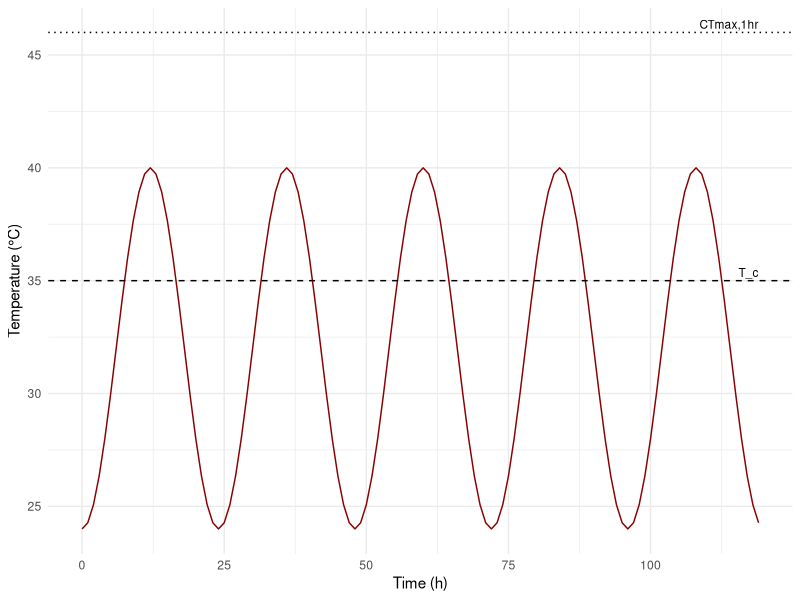
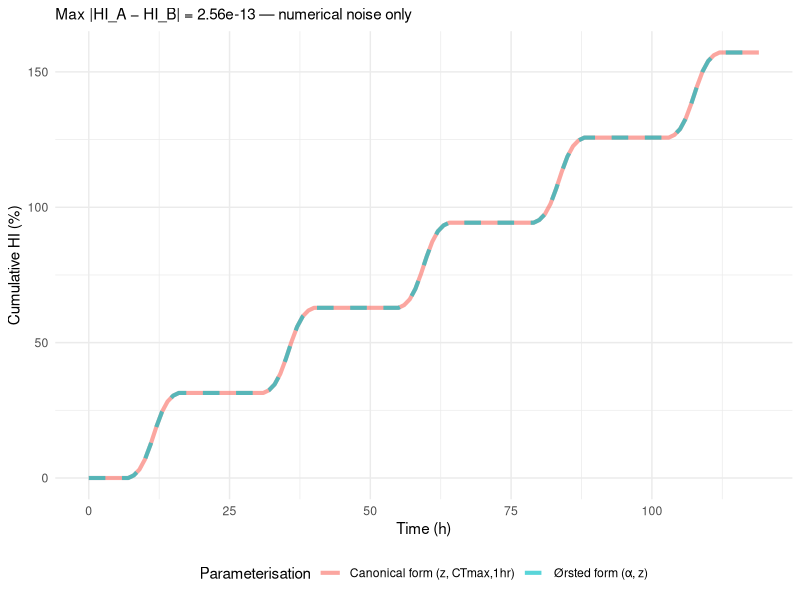
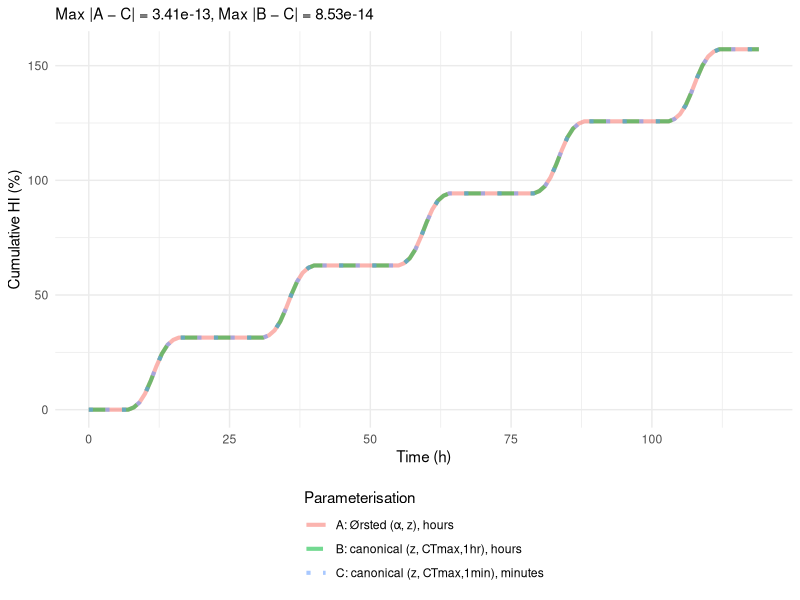

R code for these plots, in order:
## ---- chunk 1
#| label: hi-equivalence-setup
#| message: false
#| warning: false

library(ggplot2)
library(dplyr)
library(tidyr)

# --- Synthetic hourly temperature: 5 days, sinusoidal diurnal cycle ------
hours    <- 0:(24 * 5 - 1)
T_series <- 32 + 8 * sin(2 * pi * (hours - 6) / 24)   # range 24-40 °C, peaks at noon

# --- TDT parameters for a thermophilic ectotherm -------------------------
z         <- 5    # thermal sensitivity (°C per 10-fold change in LT50)
CT_max_1h <- 46   # 1-hour static critical limit (°C) — high-tolerance organism
T_c       <- 35   # critical temperature below which no injury accrues

# --- Form A (Ørsted, α, −1/z), time in hours ----------------------------
# log10(LT50)(T) = α − T/z, with α calibrated so LT50(CT_max_1h) = 1 h:
# 0 = α − CT_max_1h/z  ⇒  α = CT_max_1h/z
alpha_hr <- CT_max_1h / z
rate_A   <- ifelse(T_series > T_c,
                   100 / 10 ^ (alpha_hr - T_series / z),
                   0)
HI_A     <- cumsum(rate_A * 1)     # Δi = 1 h

# --- Form B (canonical, z and CT_max_1h), time in hours -----------------
rate_B <- ifelse(T_series > T_c,
                 100 * 10 ^ ((T_series - CT_max_1h) / z),
                 0)
HI_B   <- cumsum(rate_B * 1)

# --- Numerical equivalence check ----------------------------------------
max_abs_diff <- max(abs(HI_A - HI_B))
sprintf("Max |HI_A − HI_B| over 5-day series: %.3e", max_abs_diff)
sprintf("Final HI value (end of day 5):       %.1f %%", tail(HI_A, 1))
## ---- chunk 2
#| label: fig-hi-eq-temperature
#| fig-cap: "Hourly temperature trace (synthetic). Dotted line is $CT_{max_{1\\text{hr}}} = 38$ °C; dashed line is $T_c = 28$ °C, below which no heat injury accrues."
#| fig-height: 2.6

ggplot(tibble(hour = hours, T = T_series), aes(hour, T)) +
  geom_line(colour = "darkred") +
  geom_hline(yintercept = CT_max_1h, linetype = "dotted") +
  geom_hline(yintercept = T_c,       linetype = "dashed") +
  annotate("text", x = max(hours), y = CT_max_1h,
           label = "CTmax,1hr", hjust = 1, vjust = -0.4, size = 3) +
  annotate("text", x = max(hours), y = T_c,
           label = "T_c",       hjust = 1, vjust = -0.4, size = 3) +
  labs(x = "Time (h)", y = "Temperature (°C)") +
  theme_minimal(base_size = 11)
## ---- chunk 3
#| label: fig-hi-eq-overlay
#| fig-cap: "Cumulative HI under Ørsted's $(\\alpha, z)$ form and the canonical $(z, CT_{max_{1\\text{hr}}})$ form. The two curves overlap exactly — they are the same equation in different parameter labels."
#| fig-height: 3.0

df <- tibble(
  hour                              = hours,
  `Ørsted form (α, z)`              = HI_A,
  `Canonical form (z, CTmax,1hr)`   = HI_B
) |>
  pivot_longer(c(`Ørsted form (α, z)`, `Canonical form (z, CTmax,1hr)`),
               names_to  = "Parameterisation",
               values_to = "HI")

ggplot(df, aes(hour, HI,
               colour    = Parameterisation,
               linetype  = Parameterisation)) +
  geom_line(linewidth = 1.4, alpha = 0.65) +
  scale_linetype_manual(values = c("solid", "dashed")) +
  labs(x = "Time (h)", y = "Cumulative HI (%)",
       subtitle = sprintf("Max |HI_A − HI_B| = %.2e — numerical noise only",
                          max_abs_diff)) +
  theme_minimal(base_size = 11) +
  theme(legend.position = "bottom")
## ---- chunk 4
#| label: hi-equivalence-sim-1min
#| message: false
#| warning: false

# Form C: canonical with CT_max_1min, integration in minutes
CT_max_1min <- CT_max_1h + z * log10(60)        # ≈ 45.108 °C

# Resample temperature to minute resolution (constant within each hour)
T_series_min <- rep(T_series, each = 60)
above_Tc_min <- T_series_min > T_c

rate_C    <- ifelse(above_Tc_min,
                    100 * 10 ^ ((T_series_min - CT_max_1min) / z),  # %/min
                    0)
HI_C_min  <- cumsum(rate_C * 1)                  # Δi = 1 min

# Sample HI_C at end-of-hour boundaries to align with hourly HI_A and HI_B.
# HI_C_min[60·k] is HI accumulated through the end of hour k, which is what
# cumsum(rate_A * 1)[k] = HI_A[k] also represents — so the alignment is direct.
HI_C <- HI_C_min[seq(60, length(T_series_min), by = 60)]

# Numerical comparison across all three forms
max_abs_diff_AC <- max(abs(HI_A - HI_C))
max_abs_diff_BC <- max(abs(HI_B - HI_C))

sprintf("CT_max_1min derived: %.3f °C", CT_max_1min)
sprintf("Max |HI_A − HI_C|: %.3e", max_abs_diff_AC)
sprintf("Max |HI_B − HI_C|: %.3e", max_abs_diff_BC)
## ---- chunk 5
#| label: fig-hi-eq-three-forms
#| fig-cap: "Cumulative HI under three parameterisations of the same TDT line: Ørsted's $(\\alpha, z)$ form, the canonical $(z, CT_{max_{1\\text{hr}}})$ form, and the canonical $(z, CT_{max_{1\\text{min}}})$ form integrated in minutes. All three curves overlap exactly because they describe the same line."
#| fig-height: 3.0

df3 <- tibble(
  hour                                            = hours,
  `A: Ørsted (α, z), hours`                       = HI_A,
  `B: canonical (z, CTmax,1hr), hours`            = HI_B,
  `C: canonical (z, CTmax,1min), minutes`         = HI_C
) |>
  pivot_longer(-hour, names_to = "Parameterisation", values_to = "HI")

ggplot(df3, aes(hour, HI,
                colour    = Parameterisation,
                linetype  = Parameterisation)) +
  geom_line(linewidth = 1.4, alpha = 0.55) +
  scale_linetype_manual(values = c("solid", "dashed", "dotted")) +
  labs(x = "Time (h)", y = "Cumulative HI (%)",
       subtitle = sprintf("Max |A − C| = %.2e, Max |B − C| = %.2e",
                          max_abs_diff_AC, max_abs_diff_BC)) +
  theme_minimal(base_size = 11) +
  theme(legend.position = "bottom",
        legend.direction = "vertical")
## ---- chunk 6
#| label: orsted-exact-vs-manuscript

# --- TDT parameters (re-stated for self-containment, matching the main sim)
z          <- 5
CT_max_1h  <- 46
T_c        <- 35

# Ørsted's α calibrated for LT50 in MINUTES (Step 2 of the proof above)
alpha_min  <- log10(60) + CT_max_1h / z

sprintf("Ørsted α (minutes-calibrated): α = log10(60) + CTmax_1h/z = %.4f + %.4f = %.4f",
        log10(60), CT_max_1h / z, alpha_min)

# --- Same 5-day hourly temperature trace as the main simulation ----------
hours    <- 0:(24 * 5 - 1)
T_series <- 32 + 8 * sin(2 * pi * (hours - 6) / 24)   # range 24-40 °C, peaks at noon

# --- Ørsted's exact formula (time in MINUTES; Δt = 60 min per hourly bin)
# HI = Σ 100 · (t_{i+1} - t_i) / 10^((-1/z)·max(T_i, T_{i+1}) + α_min)
# For an hourly trace with constant T within each hour, max(T_i, T_{i+1}) = T_i
# and (t_{i+1} - t_i) = 60 min.
inc_orsted <- ifelse(T_series > T_c,
                     100 * 60 / 10 ^ (-T_series / z + alpha_min),   # %·min/min
                     0)
HI_orsted  <- cumsum(inc_orsted)

# --- Manuscript's exact formula (time in HOURS; Δt = 1 h per bin) ---------
# HI(t) = 100 ∫ 10^((T(i) - CTmax_1hr)/z) di   →   per hour: 100 · 10^((T - CTmax_1hr)/z)
inc_ms <- ifelse(T_series > T_c,
                 100 * 10 ^ ((T_series - CT_max_1h) / z),
                 0)
HI_ms  <- cumsum(inc_ms)

# --- Numerical agreement -------------------------------------------------
max_abs_diff <- max(abs(HI_orsted - HI_ms))
sprintf("Max |HI_orsted (min) − HI_ms (hr)| over the 5-day series: %.3e",
        max_abs_diff)
## ---- chunk 7
#| label: orsted-vs-ms-table

idx <- c(24, 48, 72, 96, 120)                       # end of days 1, 2, 3, 4, 5
data.frame(
  hour              = hours[idx],
  T_C               = round(T_series[idx], 2),
  HI_Orsted_min     = round(HI_orsted[idx], 6),
  HI_manuscript_hr  = round(HI_ms[idx], 6),
  abs_difference    = signif(abs(HI_orsted[idx] - HI_ms[idx]), 3)
)
